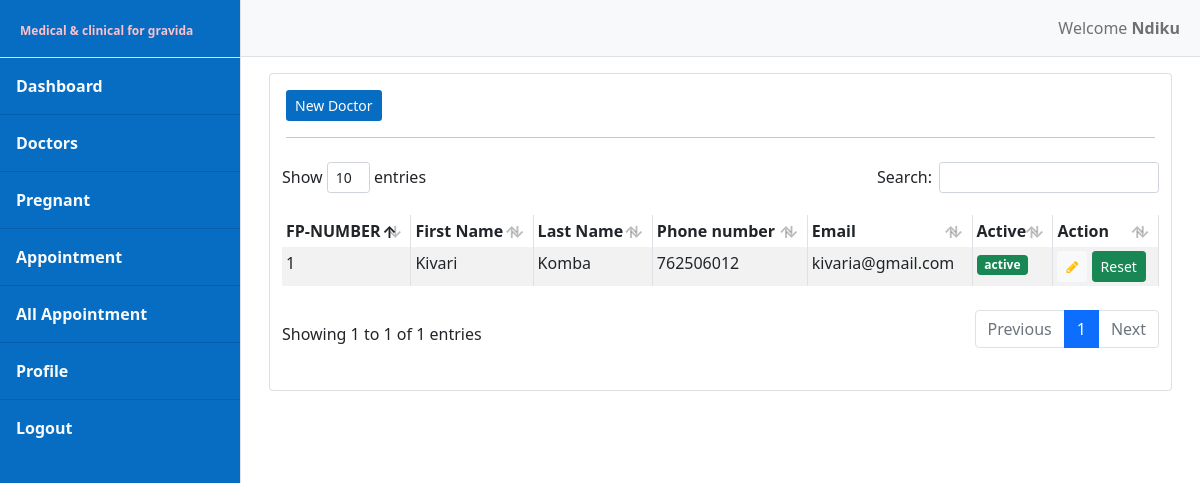
The app's page /user/doctor.php (signed in) with its own data.
### tables this page shows
CREATE TABLE `tbl_user` (
  `user_id` int(11) NOT NULL,
  `fname` varchar(30) NOT NULL,
  `mname` varchar(30) DEFAULT NULL,
  `lname` varchar(30) NOT NULL,
  `sex` char(1) NOT NULL,
  `phone` bigint(20) NOT NULL,
  `email` varchar(30) NOT NULL,
  `active` int(11) NOT NULL,
  `type` varchar(10) NOT NULL,
  `username` varchar(30) NOT NULL,
  `password` varchar(60) NOT NULL
);

### user/doctor.php (the view, shortened to what this page needs)
<?php require_once('sidebar.php') ?>
<?php $query_doctor = mysqli_query($dbconnect,"SELECT * FROM tbl_user WHERE (((type) = 'doctor'))") ?>
    <div class="container-fluid">
        <div class="row">
            <div class="col-12">
                <div class="card">
                    <div class="card-body">
                        <a href="doctor_add.php"
                            class="btn appoint-btn btn-sm">New Doctor</a>
                            <hr>
                        <div>
                            <div class="table">
                                <table width="100%" class="table table-striped table-sm table-bordered" id="dataTable">
                                    <thead>
                                        <tr>
                                            <th>FP-NUMBER</th>
                                            <th>First Name</th>
                                            <th>Last Name</th>
                                            <th>Phone number</th>
                                            <th>Email</th>
                                            <th>Active</th>
                                            <th>Action</th>
                                        </tr>
                                    </thead>
                                    <tbody>
                                        <?php  $number = 1; while($doctor_row=mysqli_fetch_array($query_doctor)) {?>
                                            <tr>
                                                <td><?php echo $number++ ?></td>
                                                <td><?php echo $doctor_row['fname'] ?></td>
                                                <td><?php echo $doctor_row['lname'] ?></td>
                                                <td><?php echo $doctor_row['phone'] ?></td>
                                                <td><?php echo $doctor_row['email'] ?></td>
                                                <td>
                                                    <?php if($doctor_row['active'] == 1): ?>
                                                        <a href="activator.php?deactivate=<?php echo $doctor_row['user_id'] ?>">
                                                            <span href="" class="badge bg-success">active</span></a>
                                                    <?php else: ?>
                                                        <a href="activator.php?activate=<?php echo $doctor_row['user_id'] ?>">
                                                        <span href="" class="badge bg-danger">active</span></a>
                                                    <?php endif ?>
                                                <td>
                                                    <a href="doctor_edit.php?user_edit=<?php echo $doctor_row['user_id'] ?>"
                                                    class="btn btn-sm btn-light"><i class="fa fa-pencil text-warning"></i></a>
                                                    <a href="doctor_action.php?reset=<?php echo $doctor_row['user_id'] ?>"
                                                    class="btn btn-sm btn-success">Reset </a>
                                                </td>
                                            </tr>
                                        <?php } ?>
                                    </tbody>
                                </table>
                            </div>
                        </div>
                    </div>
                </div>
            </div>
        </div>
    </div>
<?php require_once('finish.php') ?>

### user/sidebar.php (style rules this page uses)
.appoint-btn { background-color: rgb(6, 109, 194); color:white; }

### records on screen
tbl_user: fname "Kivari", lname "Komba", phone "762506012", email "kivaria@gmail.com"

### other values on screen
$_SESSION['userdata']['username'] "Ndiku"
